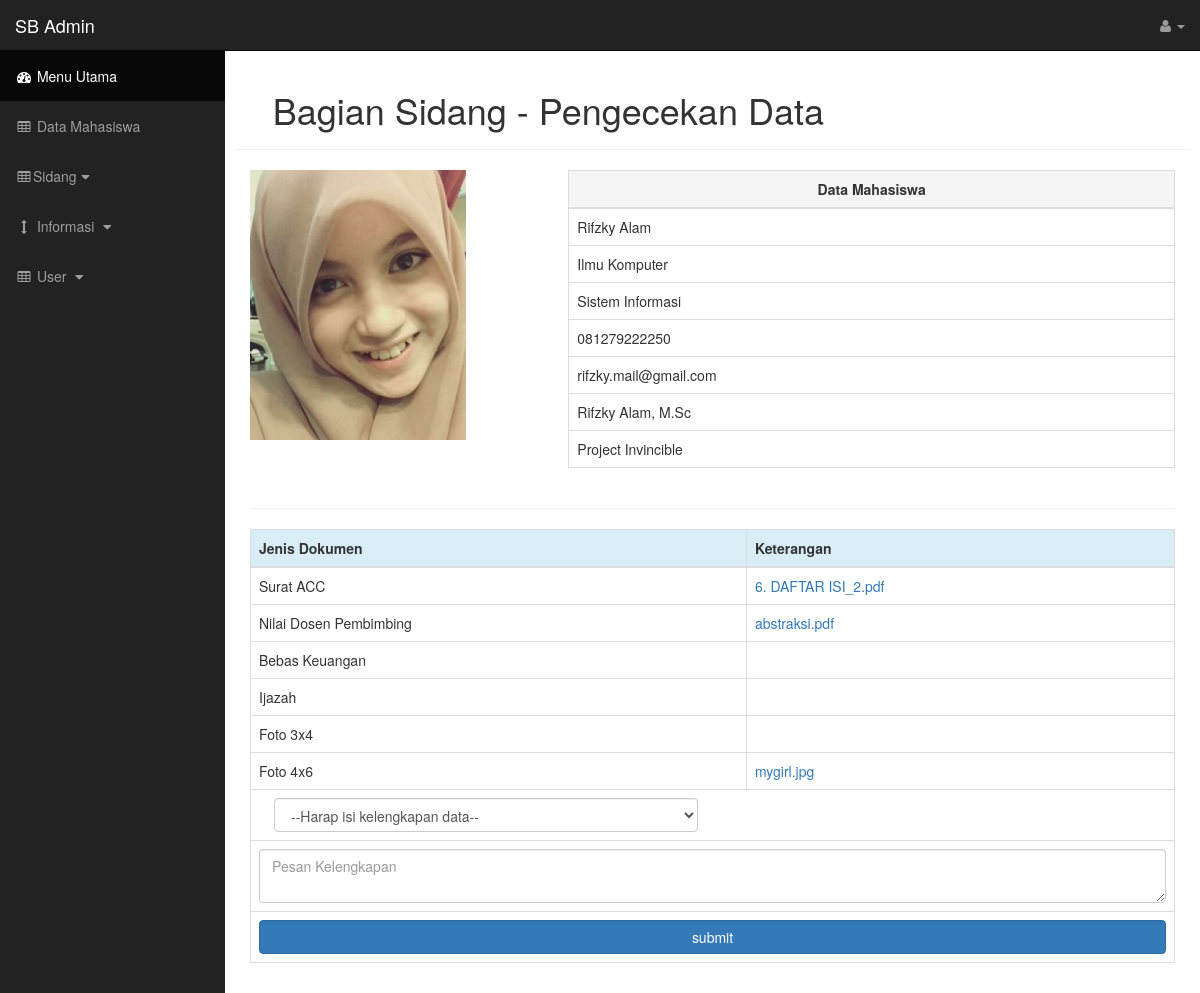
Page /formadmin/verifikasi.php?id=16111197 on the committed database.
### tables this page shows
CREATE TABLE IF NOT EXISTS `pointer` (
  `npm` varchar(8) NOT NULL,
  `folder` varchar(30) NOT NULL,
  `surat_acc` varchar(100) DEFAULT NULL,
  `nilai_dospem` varchar(100) DEFAULT NULL,
  `ijazah` varchar(100) DEFAULT NULL,
  `bukti_bk` varchar(100) DEFAULT NULL,
  `foto_3x4` varchar(100) DEFAULT NULL,
  `foto_4x6` varchar(100) DEFAULT NULL,
  `nama_dospem` varchar(40) NOT NULL,
  `judul_penulisan` varchar(500) NOT NULL
);

CREATE TABLE IF NOT EXISTS `data_mhs` (
  `npm` varchar(8) NOT NULL,
  `nama` varchar(30) NOT NULL,
  `fakultas` varchar(40) NOT NULL,
  `jurusan` varchar(25) NOT NULL,
  `email` varchar(40) NOT NULL,
  `no_tlp` varchar(15) NOT NULL,
  PRIMARY KEY (`npm`)
);

### model/dokumen.php (called while the page is built, shortened)
<?php
class dokumen{
	var $doc_acc;
	var $doc_dospem;
	var $doc_fotoBesar;
	var $namaDospem;
	var $judulPenulisan;
	public function setDocAcc($value){
		$this->doc_acc=$value;
	}
	public function getDocAcc(){
		return $this->doc_acc;
	}
	public function setDocDospem($value){
		$this->doc_dospem=$value;
	}
	public function getDocDospem(){
		return $this->doc_dospem;
	}
	public function setDocFotoBesar($value){
		$this->doc_fotoBesar=$value;
	}
	public function getDocFotoBesar(){
		return $this->doc_fotoBesar;
	}
	public function setNamaDospem($value){
		$this->namaDospem=$value;
	}
	public function getNamaDospem(){
		return $this->namaDospem;
	}
	public function setJudulPenulisan($value){
		$this->judulPenulisan=$value;
	}
	public function getJudulPenulisan(){
		return $this->judulPenulisan;
	}
	public function ambilDataValidD3($npm){
		$query="SELECT surat_acc,nilai_dospem,ijazah,bukti_bk,foto_3x4,foto_4x6,nama_dospem,judul_penulisan FROM pointer WHERE npm='$npm'";
		if ($query_run=mysql_query($query)){
			while ($query_row=mysql_fetch_assoc($query_run)) {
			$this->setDocAcc($query_row['surat_acc']);
			$this->setDocDospem($query_row['nilai_dospem']);
			$this->setDocIjazah($query_row['ijazah']);
			$this->setDocBebasKeuangan($query_row['bukti_bk']);
			$this->setDocFotoKecil($query_row['foto_3x4']);
			$this->setDocFotoBesar($query_row['foto_4x6']);
			$this->setNamaDospem($query_row['nama_dospem']);
			$this->setJudulPenulisan($query_row['judul_penulisan']);
			}
		}
	}
}
?>

### model/mahasiswa.php (called while the page is built, shortened)
<?php
class mhs{
	var $nama;
	var $jurusan;
	var $fakultas;
	var $email;
	var $no_telp;
	public function setNama($value){
		$this->nama=$value;
	}
	public function getNama(){
		return $this->nama;
	}
	public function setJurusan($value){
		$this->jurusan=$value;
	}
	public function getJurusan(){
		return $this->jurusan;
	}
	public function setFakultas($value){
		$this->fakultas=$value;
	}
	public function getFakultas(){
		return $this->fakultas;
	}
	public function setEmail($value){
		$this->email=$value;
	}
	public function getEmail(){
		return $this->email;
	}
	public function setTelp($value){
		$this->no_telp=$value;
	}
	public function getTelp(){
		return $this->no_telp;
	}
	public function selectSatuRecord($value){
		$query = "SELECT * FROM data_mhs where npm='$value'";
		if ($query_run=mysql_query($query)){
			while ($query_row=mysql_fetch_assoc($query_run)) {
			$this->setNPM($query_row['npm']);
			$this->setNama($query_row['nama']);
			$this->setJurusan($query_row['jurusan']);
			$this->setFakultas($query_row['fakultas']);
			$this->setEmail($query_row['email']);
			$this->setTelp($query_row['no_tlp']);
			}
		}
	}
	}
?>

### formadmin/verifikasi.php (the view, shortened to what this page needs)
<!DOCTYPE html>
<html lang="en">
<head>
    <?php include 'links.php';?>
</head>
<body>
    <div id="wrapper">
        <nav class="navbar navbar-inverse navbar-fixed-top" role="navigation">
                <?php include 'topnav.php';?>
                <?php include 'sidebar.php';?>
        </nav>
        <div id="page-wrapper">
            <div class="container-fluid">
                <div class="row">
                        <div style="margin: 10px 0px 20px;" class="page-header">
                            <div class="row"><div class="col-md-8"><h1 style="text-align:center;">Bagian Sidang - Pengecekan Data</h1></div></div>
                        </div>
                    </div>
                <?php
                include_once '../model/mahasiswa.php';
                include_once '../model/dokumen.php';
                $sidang= new sidang();
                $siswa= new mhs();
                $doc=new dokumen();
                if (isset($_GET['id'])) {
                    $siswa->selectSatuRecord($_GET['id']);
                    $doc->ambilDataValidD3($_GET['id']);
                ?>
                    <div class="row">
                        <div class="col-md-4">
                            <img src=<?php echo "'../files/".$_GET['id']."/".$doc->getDocFotoBesar()."'"; ?> class="img-responsive" >
                        </div>
                        <div class="col-md-8">
                            <table class='table table-bordered'>
                               <thead>
                                  <tr class='active'>
                                    <th id='tableHeader' style="text-align:center;">Data Mahasiswa</th>
                                  </tr>
                                </thead>
                                <tbody>
                                    <tr>
                                        <td><?php echo $siswa->getNama(); ?></td>
                                    </tr>
                                    <tr>
                                        <td><?php echo $siswa->getFakultas(); ?></td>
                                    </tr>
                                    <tr>
                                        <td><?php echo $siswa->getJurusan(); ?></td>
                                    </tr>
                                    <tr>
                                        <td><?php echo $siswa->getTelp(); ?></td>
                                    </tr>
                                    <tr>
                                        <td><?php echo $siswa->getEmail(); ?></td>
                                    </tr>
                                    <tr>
                                        <td><?php echo $doc->getNamaDospem(); ?></td>
                                    </tr>
                                    <tr>
                                        <td><?php echo $doc->getJudulPenulisan(); ?></td>
                                    </tr>
                                </tbody>
                            </table>
                        </div>
                    </div>
                    <div class="row"><div class="col-md-12"><hr></div></div>
                    <div class="row">
                        <div class="col-md-12">
                            <table class='table table-bordered'>
                               <thead>
                                  <tr class='info'>
                                    <th id='tableHeader'>Jenis Dokumen</th>
                                    <th id='tableHeader'>Keterangan</th>
                                  </tr>
                                </thead>
                                <tbody>
                                    <tr>
                                    <td>Surat ACC</td>
                                    <td><a href=<?php echo "'lihat-data.php?id=".$_GET['id']."&data=acc'";?> target="_blank">
                                        <?php echo $doc->getDocAcc(); ?>
                                        </a>
                                    </td>
                                    </tr>
                                    <tr>
                                        <td>Nilai Dosen Pembimbing</td>
                                        <td>
                                            <a href=<?php echo "'lihat-data.php?id=".$_GET['id']."&data=dospem'";?> target="_blank">
                                            <?php echo $doc->getDocDospem(); ?>
                                            </a>
                                        </td>
                                    </tr>
                                    <tr>
                                        <td>Bebas Keuangan</td>
                                        <td>
                                        </td>
                                    </tr>
                                    <tr>
                                        <td>Ijazah</td>
                                        <td>
                                        </td>
                                    </tr>
                                    <tr>
                                    <td>Foto 3x4</td>
                                    <td>
                                    </td>
                                    </tr>
                                    <tr>
                                        <td>Foto 4x6</td>
                                        <td>
                                            <a href=<?php echo "'lihat-data.php?id=".$_GET['id']."&data=fotoBesar'";?> target="_blank">
                                                <?php echo $doc->getDocFotoBesar(); ?>
                                            </a>
                                        </td>
                                    </tr>
                                        <form action=<?php echo "'".$_SERVER['SCRIPT_NAME']."?id=".$_GET['id']."'"; ?> method="POST">
                                    <tr>
                                        <td colspan="2">
                                             <div class="col-md-6">
                                                <select id="kelengkapan" class="form-control" name="kelengkapan">
                                                <option value="" selected>--Harap isi kelengkapan data--</option>
                                                </select>
                                            </div>
                                        </td>
                                    </tr>
                                    <tr>
                                        <td colspan="2"><textarea class="form-control" name="notif" placeholder="Pesan Kelengkapan"><?php echo $sidang->cariDataKetWaitList($_GET['id']); ?></textarea></td>
                                    </tr>
                                    <tr>
                                        <td colspan="2"><button class="btn btn-primary form-control" name="lengkapi">submit</button></td>
                                    </tr>
                                        </form>
                                </tbody>
                            </table>
                        </div>
                    </div>
                    </div>
                    <?php } ?>
                </div>
            </div>
</body>
</html>

### formadmin/links.php (shortened to what this page needs)
<link href="css/bootstrap.min.css" rel="stylesheet">
<link href="css/bootstrap.css" rel="stylesheet">
<link href="css/sb-admin.css" rel="stylesheet">
<link href="css/plugins/morris.css" rel="stylesheet">
<link href="font-awesome/css/font-awesome.min.css" rel="stylesheet" type="text/css">

### formadmin/topnav.php (shortened to what this page needs)
<div class="navbar-header">
                <a class="navbar-brand" href="index.html">SB Admin</a>
            </div>
<ul class="nav navbar-right top-nav">
                <li class="dropdown">
                    <a href="#" class="dropdown-toggle" data-toggle="dropdown"><i class="fa fa-user"></i> <?php @session_start(); echo $_SESSION['admin']; ?> <b class="caret"></b></a>
                </li>
            </ul>

### formadmin/sidebar.php (shortened to what this page needs)
<div class="collapse navbar-collapse navbar-ex1-collapse">
                <ul class="nav navbar-nav side-nav">
                    <li class="active">
                        <a href="index.php"><i class="fa fa-fw fa-dashboard"></i> Menu Utama</a>
                    </li>
                    <li>
                        <a href="formmhs.php"><i class="fa fa-fw fa-table"></i> Data Mahasiswa</a>
                    </li>
                       <li>
                        <a href="javascript:;" data-toggle="collapse" data-target="#sidang" ><i class="fa fa-fw fa-table"></i>Sidang<i class="fa fa-fw fa-caret-down"></i></a>
                    </li>
                    <li>
                        <a href="javascript:;" data-toggle="collapse" data-target="#informasi"><i class="fa fa-fw fa-arrows-v"></i> Informasi <i class="fa fa-fw fa-caret-down"></i></a>
                    </li>
                        <li>
                        <a href="javascript:;" data-toggle="collapse" data-target="#admin-menu"><i class="fa fa-fw fa-table"></i> User <i class="fa fa-fw fa-caret-down"></i></a>
                    </li>
            </div>

### formadmin/css/sb-admin.css (style rules this page uses)
body { margin-top: 100px; background-color: #222; }
@media (min-width:768px) { body { margin-top: 50px; } }
#wrapper { padding-left: 0; }
#page-wrapper { width: 100%; padding: 0; background-color: #fff; }
@media (min-width:768px) { #wrapper { padding-left: 225px; } }
@media (min-width:768px) { #page-wrapper { padding: 10px; } }
.top-nav { padding: 0 15px; }
.top-nav>li { display: inline-block; float: left; }
.top-nav>li>a { padding-top: 15px; padding-bottom: 15px; line-height: 20px; color: #999; }
@media (min-width:768px) { .side-nav { position: fixed; top: 51px; left: 225px; width: 225px; margin-left: -225px; border: none; border-radius: 0; overflow-y: auto; background-color: #222; bottom: 0; overflow-x: hidden; padding-bottom: 40px; } }
@media (min-width:768px) { .side-nav>li>a { width: 225px; } }

### rows in the picture
pointer: foto_4x6 (picture), nama_dospem "Rifzky Alam, M.Sc", judul_penulisan "Project Invincible", surat_acc "6. DAFTAR ISI_2.pdf", nilai_dospem "abstraksi.pdf", foto_4x6 "mygirl.jpg"
data_mhs: nama "Rifzky Alam", fakultas "Ilmu Komputer", jurusan "Sistem Informasi", no_tlp "081279222250", email "rifzky.mail@gmail.com"
